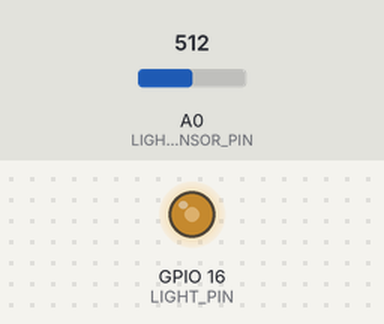
The sketch below on a simulated ESP8266 (Wemos D1 mini). On the bench: output pins drawn as LEDs (lit = HIGH). The inputs (shaded band) are chosen by the test bench; at power-on: A0 (LIGHT_SENSOR_PIN) = 512. WiFi joins after 1.5 s; servers stay silent unless stated; no MQTT or app messages arrive unless stated; what the sketch prints to the serial monitor is not drawn.

Above: at 3.2 s.
3.3 s: A0 (LIGHT_SENSOR_PIN) set to 716
At 4.3 s:
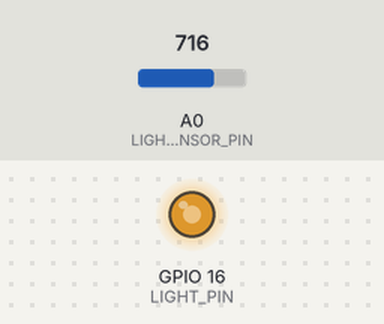
4.9 s: A0 (LIGHT_SENSOR_PIN) set to 900
At 5.7 s:
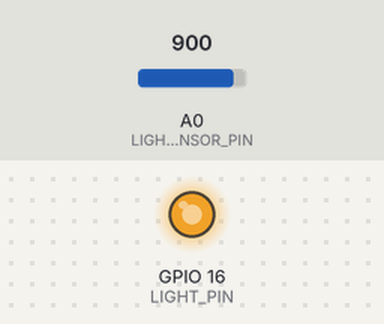
6.5 s: A0 (LIGHT_SENSOR_PIN) set to 190
At 7.2 s:
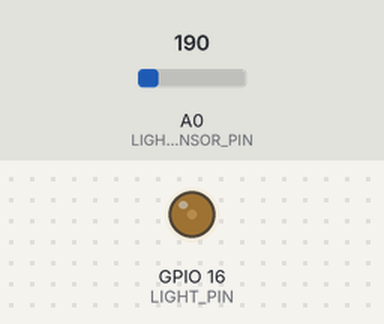
11.5 s: A0 (LIGHT_SENSOR_PIN) set to 511
At 12.9 s:
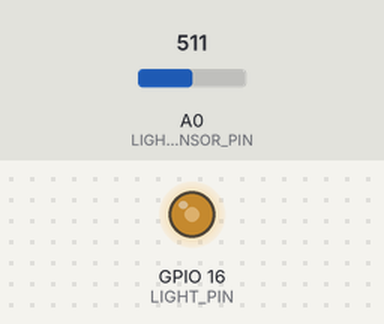
Timing chart, 0 to 14.1 s (numbered marks = the images above; inputs shaded):
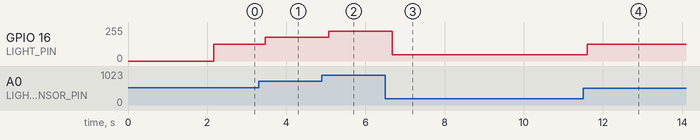

The sketch:

1_Lichtsteuerung_D1Mini_dev.ino
```cpp
#include <Arduino.h>
#include <ESP8266WiFi.h>
#include <PubSubClient.h>
#include <ArduinoJson.h>
#include "secrets.h"

//IO-PIN
#define LIGHT_PIN 16
#define LIGHT_SENSOR_PIN A0

//Modus
#define MANUSTR "man"
#define AUTOSTR "auto"
typedef enum {AUTO, MANU}Modus;
Modus modus = AUTO;

//Lichtstaerke
#define PWM_MAX 1023                       //Max Wert fuer PWM
int PWM_OUT = 0;
int PWM_OUT_PC = 0;
int PWM_SENSOR = 0;
int PWM_SENSOR_PC = 0;

//Sonstige
int i = 0;

/***************************NETZWERK_VON_HIER****************************/

//Daten Uebertragung
#define UID 1001
#define REFRESH_RATE_MS 10000
WiFiClientSecure espClient;
PubSubClient client(espClient);
StaticJsonDocument<200> docOut;
StaticJsonDocument<200> docIn;
byte mac[6];
unsigned long lastMillis = 0;

/* Certificate Authority info */
/* CA Cert in PEM format */
const char caCert[] PROGMEM = R"EOF(
-----BEGIN CERTIFICATE-----
MIIBrjCCARACFCULurSX2xF8WD+FVPHVsq+JoJ5CMAoGCCqGSM49BAMCMBYxFDAS
BgNVBAMMCzE5Mi4xNi4xLjQwMB4XDTIxMDEyMDEyMTEwM1oXDTMxMDExODEyMTEw
M1owFjEUMBIGA1UEAwwLMTkyLjE2LjEuNDAwgZswEAYHKoZIzj0CAQYFK4EEACMD
gYYABABINmZ9vNzZEg6oxo9nCVttcoB0PNjrHfPC+JIq3y9qiumuPBfc0SWXjyYp
nQnn1pBNekT/q6nQ+BE4RSrIbsjl7gBS9wOPbiKNbUpig3jisrtCxOOe3E+hn2Bc
Dw4Ci5nsYYYC0q4UMWvkZ03uIokMjiuIcHyPwrhgr6PvObnPBBCWqzAKBggqhkjO
PQQDAgOBiwAwgYcCQgE1UE6LzT/q9H0ClGliBGWVB1gEGej13dJszYwpDVL1sia8
dtzYqaQdWFDDCAwwhXffDMm1xuQ92rcjLF3s7+ZXygJBQR2Z16hpSypHQWFngrFD
Zgk70j2ZhhXE14czcHH7IuM6pid4bldDHuPBVwrxkdDL32uXCED2YqO8+ydlN7g/
aOQ=
-----END CERTIFICATE-----
)EOF";

/* MQTT broker cert SHA1 ginerprint */

const uint8_t mqttCertFingerprint[] = {0xA9, 0x01, 0x05, 0x2E, 0x5F, 0x52, 0x55, 0x6A, 0x17, 0xDA, 0x55, 0x34, 0x04, 0x5A, 0xD7, 0xA9, 0x7B, 0xE3, 0x75, 0x59};

X509List caCertX509(caCert);

void mqtt_connect()
{
  while (!client.connected())
  {
    Serial.print("MQTT connecting ... ");
    if (client.connect(HOSTNAME, MQTT_USER, MQTT_PASS))
    {
      Serial.println("connected.");
      client.subscribe(MQTT_SUB_TOPIC);
    } else {
      Serial.print("failed, status code =");
      Serial.print(client.state());
      Serial.println(". Try again in 5 seconds.");
      delay(5000);
    }
  }
}


void sendSensorData(String sensorType, String payload){
  char buf[200];
  docOut["UID"] = UID;
  docOut["sensorType"] = sensorType;
  docOut["payload"] = payload;

  serializeJson(docOut, buf);
  client.publish(MQTT_PUB_DATA_TOPIC, buf, false);

  Serial.print("Published [");
  Serial.print(MQTT_PUB_DATA_TOPIC);
  Serial.print("]: ");
  Serial.println(buf);
}

void sendEventData(String action, String oldState, String newState, String trigger){
  char buf[200];
  StaticJsonDocument<200> docEvent;
  docEvent["UID"] = UID;
  docEvent["action"] = action;
  docEvent["oldState"] = oldState;
  docEvent["newState"] = newState;
  docEvent["trigger"] = trigger;
  serializeJson(docEvent, buf);
  client.publish(MQTT_PUB_EVENT_TOPIC, buf, false);

  Serial.print("Published [");
  Serial.print(MQTT_PUB_EVENT_TOPIC);
  Serial.print("]: ");
  Serial.println(buf);
}

void sendResponse(String action, bool success, String message){
  char buf[200];
  StaticJsonDocument<200> docResponse;
  docResponse["MCUID"] = String(UID);
  docResponse["action"] = action;
  docResponse["success"] = success;
  docResponse["message"] = message;

  serializeJson(docResponse, buf);
  client.publish(MQTT_PUB_RESPONSE_TOPIC, buf, false);

  Serial.print("Published [");
  Serial.print(MQTT_PUB_RESPONSE_TOPIC);
  Serial.print("]: ");
  Serial.println(buf);
}


void receivedCallback(char* topic, byte* payload, unsigned int length)
{
  Serial.print("Received [");
  Serial.print(topic);
  Serial.print("]: ");
  for (int i = 0; i < length; i++)
  {
    Serial.print((char)payload[i]);
  }
  Serial.println("");

  const char* payloadBuffer = (const char*) payload;
  deserializeJson(docIn, payloadBuffer);

  int uid = docIn["MCUID"];
  String action = docIn["action"];

  Serial.println(uid);
  Serial.println(action);

  if(uid == UID){

    if(action == "switchMode"){
      String targetMode = docIn["payload"]["targetMode"];
      String oldState;

      if(modus == AUTO) oldState = AUTOSTR;
      else oldState = MANUSTR;

      if(targetMode == AUTOSTR){

        if(modus != AUTO){
          modus = AUTO;
          sendEventData(action, oldState, AUTOSTR, "human");
          sendResponse(action, true, "");
        }
        else{
          sendResponse(action, false, "Bereits im Automatik Modus.");
        }
      }
      else if(targetMode == MANUSTR){

        if(modus != MANU){
          modus = MANU;
          sendEventData(action, oldState, MANUSTR, "human");
          sendResponse(action, true, "");
        }
        else{
          sendResponse(action, false, "Bereits im manuellen Modus.");
        }

      }else{
        sendResponse(action, false, "Unbekannter Zustand.");
      }

    }
    else if(action == "setBrigthness"){

      if(modus == MANU){

        int PWM_IN_PC = docIn["payload"]["brigthness"];

        if(PWM_IN_PC >= 0 && PWM_IN_PC <= 100){
          sendEventData(action, String(PWM_OUT_PC), String(PWM_IN_PC), "human");
          sendResponse(action, true, "");
          PWM_OUT_PC = PWM_IN_PC;
        }
        else{
          sendResponse(action, false, "Lichtwert im Wertebereich (0 - 100%)");
        }

      }
      else{
        sendResponse(action, false, "Steuerung ist nicht im manuellen Modus.");
      }

    }
    else{
      sendResponse(action, false, "Unbekannte Aktion.");
    }
  }

}

/***************************NETZWERK_BIS_HIER****************************/

void setup() {
  pinMode(LIGHT_PIN, OUTPUT);
  Serial.begin(115200);
  if(!Serial) delay(500);

  /***************************NETZWERK_VON_HIER****************************/
  Serial.print("Attempting to connect to SSID: ");
  Serial.print(SECRET_SSID);
  WiFi.hostname(HOSTNAME);
  WiFi.mode(WIFI_STA);
  WiFi.begin(SECRET_SSID, SECRET_PASS);
  while (WiFi.status() != WL_CONNECTED)
  {
    Serial.print(".");
    delay(1000);
  }
  Serial.println("connected!");
  Serial.print("IP address: ");
  Serial.println(WiFi.localIP());
  WiFi.macAddress(mac);
  Serial.print("MAC: ");
  Serial.print(mac[5],HEX);
  Serial.print(":");
  Serial.print(mac[4],HEX);
  Serial.print(":");
  Serial.print(mac[3],HEX);
  Serial.print(":");
  Serial.print(mac[2],HEX);
  Serial.print(":");
  Serial.print(mac[1],HEX);
  Serial.print(":");
  Serial.println(mac[0],HEX);

  espClient.setTrustAnchors(&caCertX509);
  espClient.allowSelfSignedCerts();
  espClient.setFingerprint(mqttCertFingerprint);

  client.setServer(MQTT_HOST, MQTT_PORT);
  client.setCallback(receivedCallback);
  mqtt_connect();
  /***************************NETZWERK_BIS_HIER****************************/
  //Aktuellen Zustand senden
  String modeString;
  if(modus == AUTO) modeString = AUTOSTR;
  else modeString = MANUSTR;
  sendEventData("switchModus","",modeString,HOSTNAME);
}

void loop() {

  /***************************NETZWERK_VON_HIER****************************/
  //Verbindung aufbauen, falls keine Verbindung besteht.
  if (WiFi.status() != WL_CONNECTED)
  {
    Serial.print("Checking wifi");
    while (WiFi.waitForConnectResult() != WL_CONNECTED)
    {
      WiFi.begin(SECRET_SSID, SECRET_PASS);
      Serial.print(".");
      delay(10);
    }
    Serial.println("connected");
  } else {
    if (!client.connected())
    {
      mqtt_connect();
    } else {
      client.loop();
    }
  }
  /***************************NETZWERK_BIS_HIER****************************/

  PWM_SENSOR = analogRead(LIGHT_SENSOR_PIN); //PWM Wert einlesen
  delay(100);
  PWM_SENSOR = 1023 - PWM_SENSOR;
  PWM_SENSOR_PC = PWM_SENSOR*100/1023;

  if (millis() - lastMillis > REFRESH_RATE_MS){
    lastMillis = millis();
    sendSensorData("LIGHTLEVEL_INDOOR",String(PWM_SENSOR_PC));
  }

  //Manueller Modus
  //MCU erhält PWM_PC Wert und muss ihn hier nur ausfuehren
  if(modus == MANU){
    PWM_OUT = PWM_OUT_PC*PWM_MAX/100;
    if(PWM_OUT > PWM_MAX) PWM_OUT = PWM_MAX;
    else if(PWM_OUT < 0)PWM_OUT = 0;
    analogWrite(LIGHT_PIN,PWM_OUT);
  }

  //Automatik Modus
  else{
    PWM_OUT = 1023 - PWM_SENSOR;
    if(PWM_OUT > PWM_MAX) PWM_OUT = PWM_MAX;   //Begrenzung, damit die LED Kette nicht zu Warm wird
    else if(PWM_OUT < 0) PWM_OUT = 0;
    PWM_OUT_PC = PWM_OUT*100/PWM_MAX;         //PWM Wert in Prozent umrechnen
    analogWrite(LIGHT_PIN,PWM_OUT);
  }

}
```

Measured:
- after the input at 3.3 s, GPIO 16 (LIGHT_PIN): 127/255 → 178/255 after 0.17 s
- after the input at 4.9 s, GPIO 16 (LIGHT_PIN): 178/255 → 224/255 after 0.17 s
- after the input at 6.5 s, GPIO 16 (LIGHT_PIN): 224/255 → 47/255 after 0.18 s
- after the input at 11.5 s, GPIO 16 (LIGHT_PIN): 47/255 → 127/255 after 0.10 s
